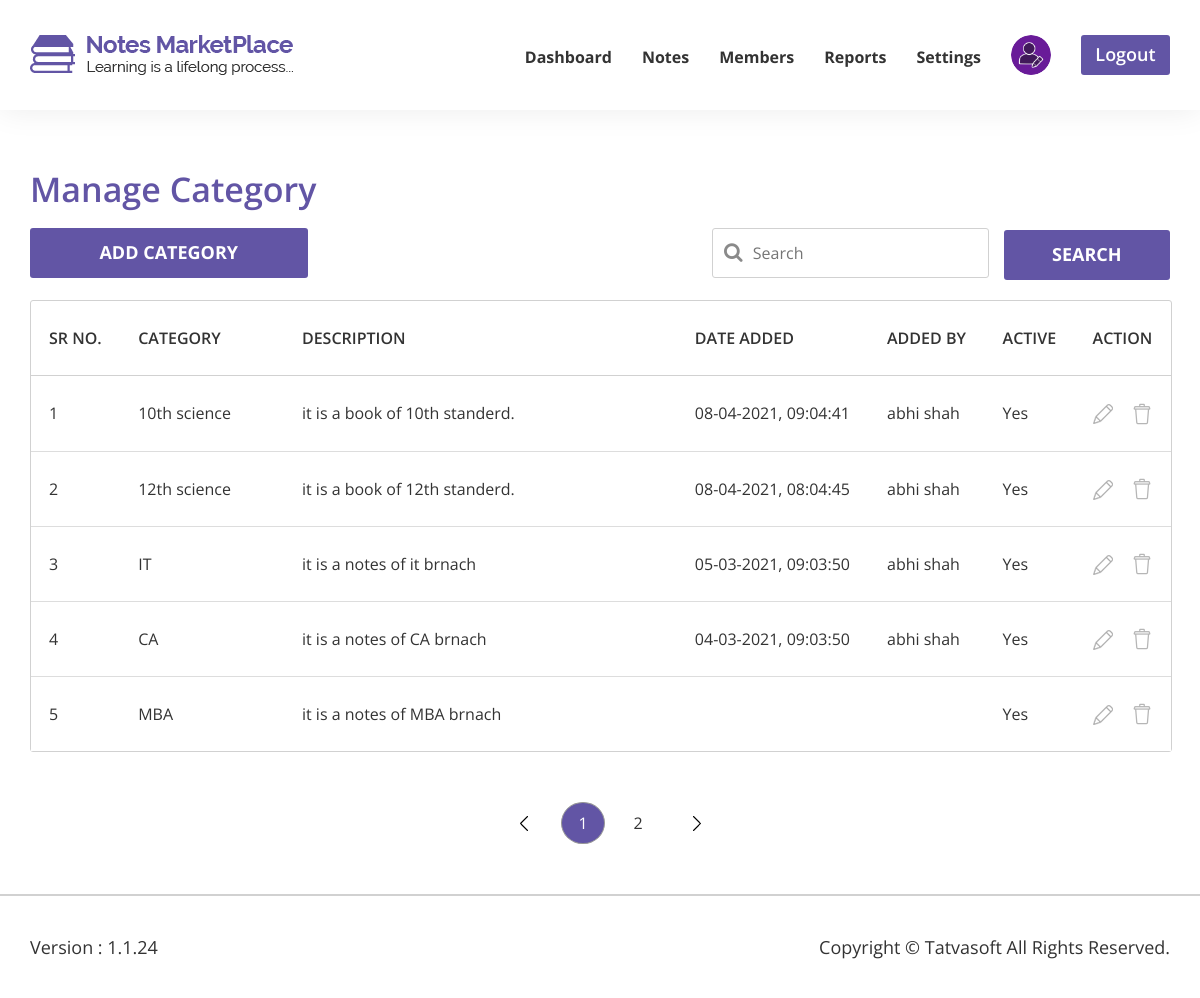
Page /admin/pages/manage-category.php (signed in) on the committed database.
### tables this page shows
CREATE TABLE `note_categories` (
  `CategoryID` int(11) NOT NULL,
  `CategoryName` varchar(100) NOT NULL,
  `Description` mediumtext NOT NULL,
  `CreatedDate` datetime DEFAULT NULL,
  `CreatedBy` int(11) DEFAULT NULL,
  `ModifiedDate` datetime DEFAULT NULL,
  `ModifiedBy` int(11) DEFAULT NULL,
  `IsActive` tinyint(1) NOT NULL
);

CREATE TABLE `users` (
  `UsersID` int(11) NOT NULL,
  `RoleID` int(11) NOT NULL DEFAULT 1,
  `FirstName` varchar(50) NOT NULL,
  `LastName` varchar(50) NOT NULL,
  `EmailID` varchar(100) NOT NULL,
  `Password` varchar(128) NOT NULL,
  `IsEmailVerified` bit(1) NOT NULL DEFAULT b'0',
  `CreatedDate` datetime DEFAULT NULL,
  `CreatedBy` int(11) DEFAULT NULL,
  `ModifiedDate` datetime DEFAULT NULL,
  `ModifiedBy` int(11) DEFAULT NULL,
  `IsActive` tinyint(1) NOT NULL DEFAULT 0
);

### admin/pages/manage-category.php (the view, shortened to what this page needs)
<?php  include "includes/db.php"; ?>
<!DOCTYPE html>
<html lang="en">
<head>
	<link rel="stylesheet" href="../css/font-awesome/css/font-awesome.min.css">
	<link rel="stylesheet" href="../css/jquery-ui/jquery-ui.css">
	<link rel="stylesheet" href="../css/jquery-ui/jquery-ui.structure.css">
	<link rel="stylesheet" href="../css/jquery-ui/jquery-ui.theme.css">
	<link rel="stylesheet" href="../css/bootstrap/bootstrap.css">
	<link rel="stylesheet" href="../css/DataTables/datatables.css">
	<link rel="stylesheet" href="../css/manage-category.css">
</head>
<body>
	<?php
	    if(isset($_SESSION['UsersID'])) {
            include "includes/login_nav.php";
        }else {
            redirect("../../front/pages/login.php");
        }
    ?>
	<div class="notes-table">
		<div class="content-box-lg">
			<div class="container">
				<div class="row manage-category-heading">
					<div class="col-md-12 col-sm-12">
						<h2 class="heading">Manage Category</h2>
					</div>
				</div>
				<div class="row manage-category-heading">
					<div class="col-md-6 col-sm-6">
						<a class="top-btn btn" href="add-category.php" role="button" id="add-category-btn">add category</a>
					</div>
					<div class="col-md-6 col-sm-6 search-content">
						<span toggle="#search" class="fa fa-search field-icon"></span>
						<input class="myInput" placeholder="Search" type="search" id="search" value="">
						<a class="search-btn btn" href="" role="button" id="search-btn">search</a>
					</div>
				</div>
				<table id="manage-category-table" class="datatable table table-responsive-md display">
					<thead>
						<tr>
							<th>SR No.</th>
							<th>category</th>
							<th>Description</th>
							<th>Date added</th>
							<th>Added By</th>
							<th>active</th>
							<th>action</th>
						</tr>
					</thead>
					<tbody>
                        <?php
                            $i = 1;
                            $query = "SELECT * FROM note_categories ORDER BY CreatedDate DESC";
                            $select_all_category_query = mysqli_query($connection, $query);
                            while($row = mysqli_fetch_assoc($select_all_category_query )) {
                                $db_CategoryID = $row['CategoryID'];
                                $db_CategoryName = $row['CategoryName'];
                                $db_Description = $row['Description'];
                                $db_IsActive = $row['IsActive'];
                                $db_CreatedBy = $row['CreatedBy'];
                                $db_CreatedDate = $row['CreatedDate'];
                                if(!empty($db_CreatedDate)){
                                    $db_CreatedDate = date('d-m-Y, h:m:s',strtotime($db_CreatedDate)) ?? null;
                                }
                                $query = "SELECT * FROM users WHERE UsersID = '{$db_CreatedBy}'";
                                $select_user_query = mysqli_query($connection, $query);
                                $count = mysqli_num_rows($select_user_query);
                                if($count > 0) {
                                    $row = mysqli_fetch_assoc($select_user_query);
                                    $db_AddedBy = $row['FirstName'];
                                    $db_AddedBy .= " " . $row['LastName'];
                                }else {
                                    $db_AddedBy = "";
                                }
                                $db_IsActive = ($db_IsActive == '1') ? 'Yes' : 'No';
                                echo "<tr>";
                                echo "<td>{$i}</td>";
                                echo "<td>{$db_CategoryName}</td>";
                                echo "<td>{$db_Description}</td>";
                                echo "<td>{$db_CreatedDate}</td>";
                                echo "<td>{$db_AddedBy}</td>";
                                echo "<td>{$db_IsActive}</td>";
                                echo "<td>
                                    <span class='action-icons'>
                                        <a href='add-category.php?c_id={$db_CategoryID}'><img class='view-icon' src='../images/Admin_images/edit.png' alt='edit'></a>
                                        <a onClick=\"javascript: return confirm('Are you sure you want to delete this?');\" href='?delete={$db_CategoryID}'><img class='delete-icon' src='../images/Admin_images/delete.png' alt='delete'></a>
                                    </span>
                                </td>";
                                echo "</tr>";
                                $i++;
                            }
                        ?>
					</tbody>
				</table>
			</div>
		</div>
	</div>
	<footer>
		<div class="content-box-lg">
			<div class="container">
				<div class="row copyright">
					<div class="col-md-6 col-sm-12">
						<p class="pera">
							Version : 1.1.24
						</p>
					</div>
					<div class="col-md-6 col-sm-12 text-right">
						<p class="pera">
							Copyright &copy; Tatvasoft All Rights Reserved.
						</p>
					</div>
				</div>
			</div>
		</div>
	</footer>
</body>
</html>

### admin/css/DataTables/datatables.css (style rules this page uses)
table.dataTable { width: 100%; margin: 0 auto; clear: both; border-collapse: separate; border-spacing: 0; }
table.dataTable thead th, table.dataTable tfoot th { font-weight: bold; }
table.dataTable thead th, table.dataTable thead td { padding: 10px 18px; border-bottom: 1px solid #111; }
table.dataTable thead .sorting, table.dataTable thead .sorting_asc, table.dataTable thead .sorting_desc, table.dataTable thead .sorting_asc_disabled, table.dataTable thead .sorting_desc_disabled { cursor: pointer; *cursor: hand; background-repeat: no-repeat; background-position: center right; }
table.dataTable thead .sorting { background-image: none; }
table.dataTable thead .sorting_asc { background-image: none; }
table.dataTable tbody tr { background-color: #ffffff; }
table.dataTable tbody th, table.dataTable tbody td { padding: 8px 10px; }
table.dataTable.row-border tbody th, table.dataTable.row-border tbody td, table.dataTable.display tbody th, table.dataTable.display tbody td { border-top: 1px solid #ddd; }
table.dataTable.row-border tbody tr:first-child th, table.dataTable.row-border tbody tr:first-child td, table.dataTable.display tbody tr:first-child th, table.dataTable.display tbody tr:first-child td { border-top: none; }
table.dataTable.stripe tbody tr.odd, table.dataTable.display tbody tr.odd { background-color: #f9f9f9; }
table.dataTable.order-column tbody tr > .sorting_1, table.dataTable.order-column tbody tr > .sorting_2, table.dataTable.order-column tbody tr > .sorting_3, table.dataTable.display tbody tr > .sorting_1, table.dataTable.display tbody tr > .sorting_2, table.dataTable.display tbody tr > .sorting_3 { background-color: #fafafa; }
table.dataTable.display tbody tr.odd > .sorting_1, table.dataTable.order-column.stripe tbody tr.odd > .sorting_1 { background-color: #f1f1f1; }
table.dataTable.display tbody tr.even > .sorting_1, table.dataTable.order-column.stripe tbody tr.even > .sorting_1 { background-color: #fafafa; }
table.dataTable.no-footer { border-bottom: 1px solid #111; }
table.dataTable, table.dataTable th, table.dataTable td { box-sizing: content-box; }

### admin/css/manage-category.css (style rules this page uses)
html, body { height: 100%; font-family: "Open Sans", sans-serif; }
h2.heading { font-size: 34px; font-weight: 600; line-height: 38px; color: #6255a5; margin: 0; padding: 0; }
p.pera { font-size: 18px; font-weight: 400; line-height: 22px; color: #333333; margin: 0; padding: 0; }
.content-box-lg { padding-top: 60px; }
.container { padding: 0; }
footer .content-box-lg { border-top: 2px solid #d1d1d1; padding: 40px 0; margin-top: 50px; }
.manage-category-heading { margin-bottom: 20px; }
.myInput { padding: 0; margin: 0; padding-left: 40px; border: 1px solid #d1d1d1; border-radius: 3px; width: 50%; height: 50px; }
.myInput[value] { font-size: 16px; font-weight: 400; line-height: 20px; color: #000; }
.search-content { text-align: right; }
.field-icon { font-size: 20px; left: 35px; position: relative; color: #8a8a8a; cursor: pointer; }
.search-btn { width: 30%; margin-left: 10px; }
.top-btn { width: 50%; }
.btn { background-color: #6255a5; color: #fff; border-radius: 3px; height: 50px; font-size: 18px; font-weight: bold; padding-top: 12px; line-height: 22px; text-transform: uppercase; display: inline-block; }
.datatable { border: 1px solid #d1d1d1 !important; border-radius: 3px; margin-top: 20px; }
.datatable tr { height: 75px; }
.datatable thead th { text-transform: uppercase; font-size: 16px; font-weight: 600 !important; line-height: 20px; color: #333333; padding: 10px 18px !important; }
.datatable tbody td { padding: 10px 18px !important; color: #333333; background-color:transparent !important; font-size: 16px; font-weight: 400; line-height: 20px; }
.datatable tbody tr { background-color:#fff !important; }
table.dataTable thead th { border-bottom: 1px solid #d1d1d1 !important; }
.action-icons { display: -webkit-box; display: -ms-flexbox; display: flex; -webkit-box-align: center; -ms-flex-align: center; align-items: center; cursor: pointer; }
.action-icons .view-icon { margin-right: 20px; }

### rows in the picture
note_categories: CategoryName "10th science", Description "it is a book of 10th standerd.", CreatedDate "08-04-2021, 09:04:41", users.FirstName+LastName "abhi shah", IsActive "Yes"
note_categories: CategoryName "12th science", Description "it is a book of 12th standerd.", CreatedDate "08-04-2021, 08:04:45", users.FirstName+LastName "abhi shah", IsActive "Yes"
note_categories: CategoryName "IT", Description "it is a notes of it brnach", CreatedDate "05-03-2021, 09:03:50", users.FirstName+LastName "abhi shah", IsActive "Yes"
note_categories: CategoryName "CA", Description "it is a notes of CA brnach", CreatedDate "04-03-2021, 09:03:50", users.FirstName+LastName "abhi shah", IsActive "Yes"
note_categories: CategoryName "MBA", Description "it is a notes of MBA brnach", IsActive "Yes"
